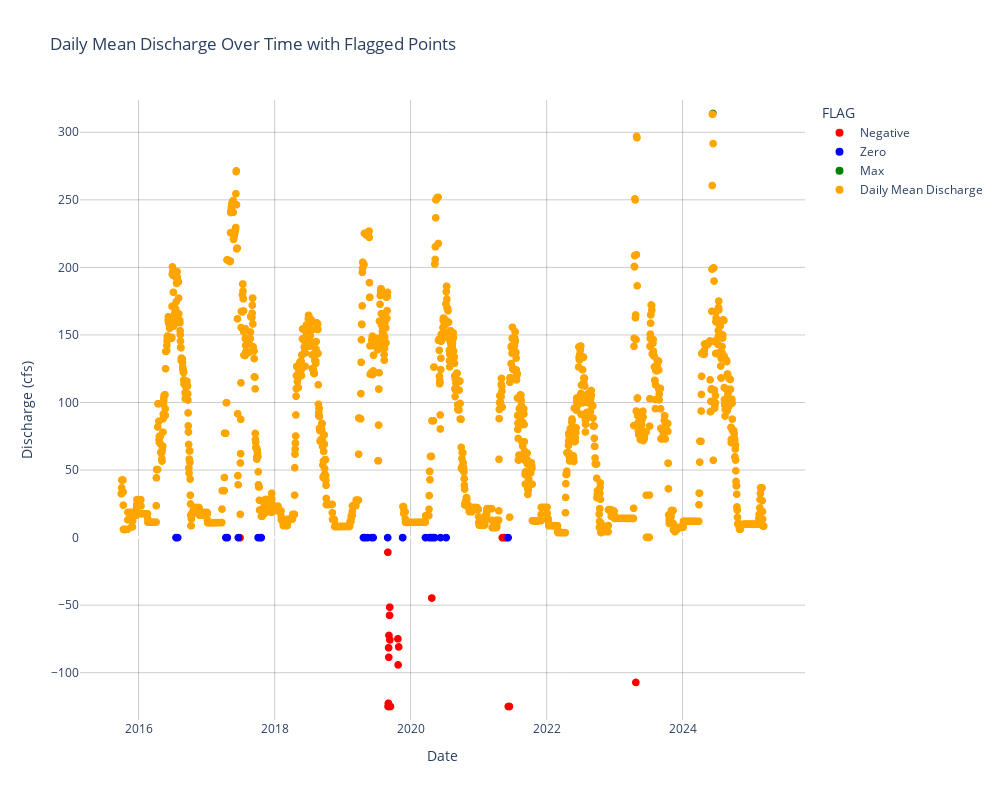

The notebook cell this image was saved under:
### Code cell
import pyodbc
import pandas as pd
import plotly.express as px
import numpy as np

# Database connection parameters
server = 'wrt-sql-prod'
database = 'dvrtDB'
username = 'wrtsqlq'
password = 'guest'

# Establish connection and fetch data
with pyodbc.connect(
    f"DRIVER={{ODBC Driver 17 for SQL Server}};"
    f"SERVER={server};"
    f"DATABASE={database};"
    f"UID={username};"
    f"PWD={password}"
) as conn:
    query = "SELECT * FROM dbo.DAILY_RECORDS WHERE STATION_ID = 10987"
    df = pd.read_sql_query(query, conn)

# Reshape data: Convert wide format (RV_0101 to RV_1231) into long format
df_melted = df.melt(id_vars=['STATION_ID', 'RECORD_YEAR'], 
                    var_name='DAY', 
                    value_name='DISCHARGE')

# Extract and clean the DAY column (remove "RV_" and ensure 4-digit format)
df_melted['DAY'] = df_melted['DAY'].str[3:].str.zfill(4)

# Combine YEAR and DAY into a proper DATE column and handle invalid dates
df_melted['DATE'] = pd.to_datetime(
    df_melted['RECORD_YEAR'].astype(str) + df_melted['DAY'], 
    format='%Y%m%d', 
    errors='coerce'
)

# Force Discharge to Numeric
df_melted['DISCHARGE'] = pd.to_numeric(df_melted['DISCHARGE'], errors='coerce')

# Drop rows where DATE or DISCHARGE is NULL
df_melted = df_melted.dropna(subset=['DATE', 'DISCHARGE'])

# Calculate mean daily discharge
mean_discharge = df_melted['DISCHARGE'].mean()

df_melted['FLAG'] = np.select(
    [
        df_melted['DISCHARGE'] < 0,
        df_melted['DISCHARGE'] == 0,
        np.isclose(df_melted['DISCHARGE'], df_melted['DISCHARGE'].max()),
        np.isclose(df_melted['DISCHARGE'], df_melted['DISCHARGE'].min()),
        np.isclose(df_melted['DISCHARGE'], mean_discharge)
    ],
    ['Negative', 'Zero', 'Max', 'Min', 'Discharge'],
    default='Daily Mean Discharge'
)

# Plot with only markers for data points (no lines connecting missing data)
fig = px.scatter(
    df_melted, x='DATE', y='DISCHARGE', color='FLAG',
    title='Daily Mean Discharge Over Time with Flagged Points',
    labels={'DATE': 'Date', 'DISCHARGE': 'Discharge (cfs)'},
    color_discrete_map={
        'Negative': 'red',
        'Zero': 'blue',
        'Max': 'green',
        'Min': 'purple',
        'Daily Mean Discharge' : 'orange'
    },
    category_orders={'FLAG': ['Normal', 'Negative', 'Zero', 'Max', 'Min']}
)


# Ensure all data points are shown by adjusting marker size for visibility
fig.update_traces(marker=dict(size=8))  # Remove white circles, simple markers

# Update layout for better visualization and larger plot, ensuring the entire dataset is visible
fig.update_layout(
    hovermode='x unified',
    plot_bgcolor='white',
    xaxis=dict(gridcolor='rgba(0,0,0,0.2)'),
    yaxis=dict(
        gridcolor='rgba(0,0,0,0.2)',
        range=[df_melted['DISCHARGE'].min() - 10, df_melted['DISCHARGE'].max() + 10]  # Adjust y-axis to fit all data
    ),
    showlegend=True,
    width=1000,  # Adjust the width
    height=800   # Adjust the height
)

# Show the plot
fig.show()

### Figure 1 — Plotly figure (JSON) as saved in the notebook; plotly's stock layout.template omitted (floating-point values rounded to 4 significant figures; data arrays with more than 128 entries replaced by an {"elided": "..."} marker saying what was removed)
{"data": [{"hovertemplate": "FLAG=Negative<br>Date=%{x}<br>Discharge (cfs)=%{y}<extra></extra>", "legendgroup": "Negative", "marker": {"color": "red", "size": 8, "symbol": "circle"}, "mode": "markers", "name": "Negative", "showlegend": true, "type": "scattergl", "x": ["2020-04-24T00:00:00", "2023-04-25T00:00:00", "2021-05-08T00:00:00", "2021-05-09T00:00:00", "2021-05-10T00:00:00", "2021-05-11T00:00:00", "2021-05-12T00:00:00", "2021-05-13T00:00:00", "2021-05-14T00:00:00", "2021-05-15T00:00:00", "2021-05-16T00:00:00", "2021-05-17T00:00:00", "2021-05-18T00:00:00", "2021-05-19T00:00:00", "2021-05-20T00:00:00", "2021-05-21T00:00:00", "2021-05-22T00:00:00", "2021-05-23T00:00:00", "2021-05-24T00:00:00", "2021-05-25T00:00:00", "2021-05-26T00:00:00", "2021-05-27T00:00:00", "2021-05-28T00:00:00", "2021-05-29T00:00:00", "2021-05-30T00:00:00", "2021-05-31T00:00:00", "2021-06-01T00:00:00", "2021-06-02T00:00:00", "2021-06-03T00:00:00", "2021-06-04T00:00:00", "2021-06-05T00:00:00", "2021-06-06T00:00:00", "2021-06-07T00:00:00", "2021-06-09T00:00:00", "2021-06-10T00:00:00", "2021-06-11T00:00:00", "2021-06-12T00:00:00", "2021-06-13T00:00:00", "2021-06-14T00:00:00", "2021-06-15T00:00:00", "2017-06-21T00:00:00", "2017-06-22T00:00:00", "2017-06-23T00:00:00", "2017-06-24T00:00:00", "2017-06-25T00:00:00", "2017-06-26T00:00:00", "2017-06-27T00:00:00", "2017-06-28T00:00:00", "2017-06-29T00:00:00", "2019-09-01T00:00:00", "2019-09-02T00:00:00", "2019-09-03T00:00:00", "2019-09-04T00:00:00", "2019-09-05T00:00:00", "2019-09-06T00:00:00", "2019-09-07T00:00:00", "2019-09-08T00:00:00", "2019-09-09T00:00:00", "2019-09-10T00:00:00", "2019-09-11T00:00:00", "2019-09-12T00:00:00", "2019-09-13T00:00:00", "2019-09-14T00:00:00", "2019-09-15T00:00:00", "2017-10-17T00:00:00", "2017-10-18T00:00:00", "2017-10-19T00:00:00", "2017-10-20T00:00:00", "2019-10-25T00:00:00", "2019-10-26T00:00:00", "2019-10-29T00:00:00"], "xaxis": "x", "y": [-44.72, -107.2, -0.067, -0.086, -0.109, -0.1, -0.092, -0.099, -0.084, -0.052, -0.023, -0.028, -0.012, -0.024, -0.011, -0.041, -0.138, -0.112, -0.084, -0.089, -0.102, -0.118, -0.125, -0.15, -0.151, -0.152, -0.153, -0.136, -0.115, -0.094, -0.053, -0.062, -0.053, -125, -125, -125, -125, -125, -125, -125, -0.09, -0.099, -0.105, -0.087, -0.083, -0.083, -0.083, -0.083, -0.086, -10.86, -125, -125, -122.6, -81.5, -88.6, -72.43, -125, -125, -57.56, -51.51, -75.71, -125, -125, -125, -0.129, -0.118, -0.094, -0.083, -74.92, -94.2, -80.9], "yaxis": "y"}, {"hovertemplate": "FLAG=Zero<br>Date=%{x}<br>Discharge (cfs)=%{y}<extra></extra>", "legendgroup": "Zero", "marker": {"color": "blue", "size": 8, "symbol": "circle"}, "mode": "markers", "name": "Zero", "showlegend": true, "type": "scattergl", "visible": true, "x": ["2020-03-21T00:00:00", "2020-04-11T00:00:00", "2017-04-14T00:00:00", "2017-04-15T00:00:00", "2020-04-15T00:00:00", "2020-04-16T00:00:00", "2017-04-19T00:00:00", "2017-04-22T00:00:00", "2019-04-23T00:00:00", "2020-04-23T00:00:00", "2019-04-24T00:00:00", "2019-04-27T00:00:00", "2020-04-29T00:00:00", "2019-05-02T00:00:00", "2020-05-04T00:00:00", "2020-05-07T00:00:00", "2020-05-08T00:00:00", "2020-05-09T00:00:00", "2019-05-15T00:00:00", "2019-06-06T00:00:00", "2021-06-08T00:00:00", "2020-06-10T00:00:00", "2019-06-14T00:00:00", "2017-06-20T00:00:00", "2020-07-10T00:00:00", "2016-07-20T00:00:00", "2016-07-22T00:00:00", "2016-07-29T00:00:00", "2019-08-31T00:00:00", "2017-10-04T00:00:00", "2017-10-16T00:00:00", "2017-10-21T00:00:00", "2019-11-19T00:00:00", "2019-11-20T00:00:00"], "xaxis": "x", "y": [0, 0, 0, 0, 0, 0, 0, 0, 0, 0, 0, 0, 0, 0, 0, 0, 0, 0, 0, 0, 0, 0, 0, 0, 0, 0, 0, 0, 0, 0, 0, 0, 0, 0], "yaxis": "y"}, {"hovertemplate": "FLAG=Max<br>Date=%{x}<br>Discharge (cfs)=%{y}<extra></extra>", "legendgroup": "Max", "marker": {"color": "green", "size": 8, "symbol": "circle"}, "mode": "markers", "name": "Max", "showlegend": true, "type": "scattergl", "visible": true, "x": ["2024-06-11T00:00:00", "2024-06-12T00:00:00"], "xaxis": "x", "y": [313.9, 313.9], "yaxis": "y"}, {"hovertemplate": "FLAG=Daily Mean Discharge<br>Date=%{x}<br>Discharge (cfs)=%{y}<extra></extra>", "legendgroup": "Daily Mean Discharge", "marker": {"color": "orange", "size": 8, "symbol": "circle"}, "mode": "markers", "name": "Daily Mean Discharge", "showlegend": true, "type": "scattergl", "x": {"elided": "3284 str values"}, "xaxis": "x", "y": {"elided": "3284 float values"}, "yaxis": "y"}], "layout": {"height": 800, "hovermode": "x unified", "legend": {"title": {"text": "FLAG"}, "tracegroupgap": 0}, "plot_bgcolor": "white", "showlegend": true, "title": {"text": "Daily Mean Discharge Over Time with Flagged Points"}, "width": 1000, "xaxis": {"anchor": "y", "autorange": true, "domain": [0, 1], "gridcolor": "rgba(0, 0, 0, 0.2)", "range": ["2015-02-20 03:24:50.4747", "2025-10-19 20:35:09.5253"], "title": {"text": "Date"}, "type": "date"}, "yaxis": {"anchor": "x", "domain": [0, 1], "gridcolor": "rgba(0, 0, 0, 0.2)", "range": [-135, 323.9], "title": {"text": "Discharge (cfs)"}, "type": "linear"}}}
